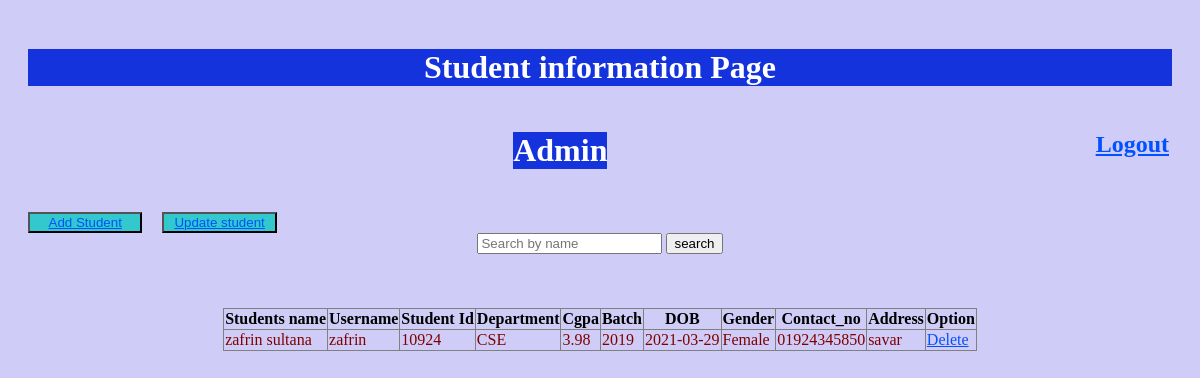
Screenshot of /WebtechProject/adminview/student.php with the database file from the repository.
### tables this page shows
CREATE TABLE `students` (
  `student_ID` int(10) NOT NULL,
  `username` varchar(20) NOT NULL,
  `password` varchar(20) NOT NULL,
  `student_name` varchar(50) NOT NULL,
  `fathers_name` varchar(50) NOT NULL,
  `mothers_name` varchar(50) NOT NULL,
  `DOB` date NOT NULL,
  `gender` varchar(10) NOT NULL,
  `contact_no` varchar(20) NOT NULL,
  `address` varchar(100) NOT NULL,
  `cgpa` float DEFAULT NULL,
  `Batch` varchar(10) DEFAULT NULL,
  `dept_name` varchar(50) DEFAULT NULL
);

### WebtechProject/models/db_config.php (called while the page is built, shortened)
<?php
$dbhost = "localhost";
$dbuser = "root";
$dbpass = "";
$db = "mydb";
function get($query)
{
    global $dbhost,$dbuser,$dbpass,$db;
    $conn=mysqli_connect($dbhost,$dbuser,$dbpass,$db);
    $result= mysqli_query($conn,$query);
    $data=[];
    if(mysqli_num_rows($result)>0)
    {
        while($row=mysqli_fetch_assoc($result))
        {
            $data[]=$row;
        }
    }
    return $data;
}
?>

### WebtechProject/adminview/student.php (the view, shortened to what this page needs)
<!DOCTYPE html>
<html>
<head>
<link rel="stylesheet" type="text/css" href="../css/mycss10.css">
</head>
 <body>
    <h1 align="center"> Student information Page </h1>
    <table align='right'>
<tr >
<div class="navbar">
<td><b><h2><a href="../admincontrol/logout.php">Logout</a></h2> </b></td>
</tr>
</table></h1>
    <table align='center'>
<tr >
<td><b> <h1 align="right">Admin  </h1>  <h1 align="right" > </td>
</tr>
</table>
<div class="navbar">
    <br/>
    <button><a href="jsaddstudent.php" >Add Student</a>  </h5> </button> &nbsp;  &nbsp;
    <button><a href="updatestudent.php" >Update student</a>  </h5> </button> &nbsp;  &nbsp;
    <div align= "center">
        <input type="text" name="search" placeholder="Search by name" id="username" onkeyup="ajax()">
        <input type="button" name="" value="search" onclick="ajax()">
        </div> <br>
   <br>
   <br>
   </div>
</body>
</html>
<?php
include "../models/db_config.php";
$query="select * from students";
$result=get($query);
?>
<table align ="center" border="1" style="border-collapse:collapse">
<tr>
<th>Students name</th>
<th>Username</th>
<th>Student Id</th>
<th>Department</th>
<th>Cgpa</th>
<th>Batch</th>
<th>DOB</th>
<th>Gender</th>
<th>Contact_no</th>
<th>Address</th>
<th>Option</th>
</tr>
<?php
foreach($result as $row)
{
    echo "<tr>";
    echo"<td>".$row["student_name"]."</td>";
    echo"<td>".$row["username"]."</td>";
    echo"<td>".$row["student_ID"]."</td>";
    echo"<td>".$row["dept_name"]."</td>";
    echo"<td>".$row["cgpa"]."</td>";
    echo"<td>".$row["Batch"]."</td>";
    echo"<td>".$row["DOB"]."</td>";
    echo"<td>".$row["gender"]."</td>";
    echo"<td>".$row["contact_no"]."</td>";
    echo"<td>".$row["address"]."</td>";
    echo    "<td><a href='deletestudent.php?id={$row['student_ID']}'> Delete </a></td>";
    echo"</tr>";
}
?>
</table>

### WebtechProject/css/mycss10.css (style rules this page uses)
body { background-color: rgba(201, 199, 247, 0.884); padding: 20px; }
h1 { color: white; background-color: rgb(21, 51, 221); }
a:link { color: rgb(0, 81, 255); }
button { background-color:rgb(50, 200, 205); width:10%; height: 7%; }
td { color: maroon; }

### rows the page displays
students: student_name "zafrin sultana", username "zafrin", student_ID "10924", dept_name "CSE", cgpa "3.98", Batch "2019", DOB "2021-03-29", gender "Female", contact_no "01924345850", address "savar"
